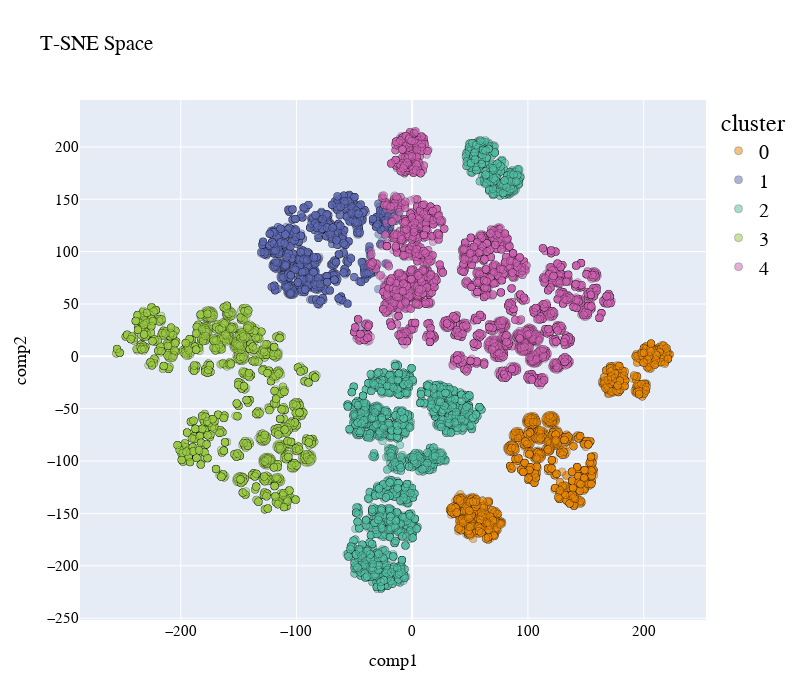

This figure's notebook cell:
### Code cell
sampling_data = embedded_model_data_no_out.sample(frac=0.5, replace=True, random_state=1)
sampling_clusters = pd.DataFrame(clusters_predict).sample(frac=0.5, replace=True, random_state=1)[0].values


# 2D Plot of the T-distributed stochastic neighbor embedding (t-SNE) for visualizing the similarities between different data points.

df_tsne_2d = TSNE(
                  n_components=2, 
                  learning_rate=500, 
                  init='random', 
                  perplexity=200, 
                  n_iter = 5000).fit_transform(sampling_data)

df_tsne_2d = pd.DataFrame(df_tsne_2d, columns=["comp1", "comp2"])
df_tsne_2d["cluster"] = sampling_clusters

plot_pca_2d(df_tsne_2d, title = "T-SNE Space", opacity=0.5, width_line = 0.5)

### Figure 1 — Plotly figure (JSON) as saved in the notebook; plotly's stock layout.template omitted (floating-point values rounded to 4 significant figures; data arrays with more than 128 entries replaced by an {"elided": "..."} marker saying what was removed)
{"data": [{"hovertemplate": "cluster=0<br>comp1=%{x}<br>comp2=%{y}<extra></extra>", "legendgroup": "0", "marker": {"color": "rgb(229, 134, 6)", "line": {"color": "black", "width": 0.5}, "opacity": 0.5, "size": 8, "symbol": "circle"}, "mode": "markers", "name": "0", "showlegend": true, "type": "scattergl", "x": {"elided": "2717 float values"}, "xaxis": "x", "y": {"elided": "2717 float values"}, "yaxis": "y"}, {"hovertemplate": "cluster=1<br>comp1=%{x}<br>comp2=%{y}<extra></extra>", "legendgroup": "1", "marker": {"color": "rgb(93, 105, 177)", "line": {"color": "black", "width": 0.5}, "opacity": 0.5, "size": 8, "symbol": "circle"}, "mode": "markers", "name": "1", "showlegend": true, "type": "scattergl", "x": {"elided": "2071 float values"}, "xaxis": "x", "y": {"elided": "2071 float values"}, "yaxis": "y"}, {"hovertemplate": "cluster=2<br>comp1=%{x}<br>comp2=%{y}<extra></extra>", "legendgroup": "2", "marker": {"color": "rgb(82, 188, 163)", "line": {"color": "black", "width": 0.5}, "opacity": 0.5, "size": 8, "symbol": "circle"}, "mode": "markers", "name": "2", "showlegend": true, "type": "scattergl", "x": {"elided": "4251 float values"}, "xaxis": "x", "y": {"elided": "4251 float values"}, "yaxis": "y"}, {"hovertemplate": "cluster=3<br>comp1=%{x}<br>comp2=%{y}<extra></extra>", "legendgroup": "3", "marker": {"color": "rgb(153, 201, 69)", "line": {"color": "black", "width": 0.5}, "opacity": 0.5, "size": 8, "symbol": "circle"}, "mode": "markers", "name": "3", "showlegend": true, "type": "scattergl", "x": {"elided": "4455 float values"}, "xaxis": "x", "y": {"elided": "4455 float values"}, "yaxis": "y"}, {"hovertemplate": "cluster=4<br>comp1=%{x}<br>comp2=%{y}<extra></extra>", "legendgroup": "4", "marker": {"color": "rgb(204, 97, 176)", "line": {"color": "black", "width": 0.5}, "opacity": 0.5, "size": 8, "symbol": "circle"}, "mode": "markers", "name": "4", "showlegend": true, "type": "scattergl", "x": {"elided": "5910 float values"}, "xaxis": "x", "y": {"elided": "5910 float values"}, "yaxis": "y"}], "layout": {"autosize": false, "font": {"color": "black", "family": "Gilroy", "size": 15}, "height": 700, "legend": {"font": {"size": 20}, "title": {"font": {"family": "Times New Roman"}, "text": "cluster"}, "tracegroupgap": 0}, "scene": {"xaxis": {"title": {"font": {"color": "black"}, "text": "comp1"}}, "yaxis": {"title": {"font": {"color": "black"}, "text": "comp2"}}}, "showlegend": true, "title": {"text": "T-SNE Space"}, "width": 800, "xaxis": {"anchor": "y", "domain": [0, 1], "title": {"text": "comp1"}}, "yaxis": {"anchor": "x", "domain": [0, 1], "title": {"text": "comp2"}}}}
